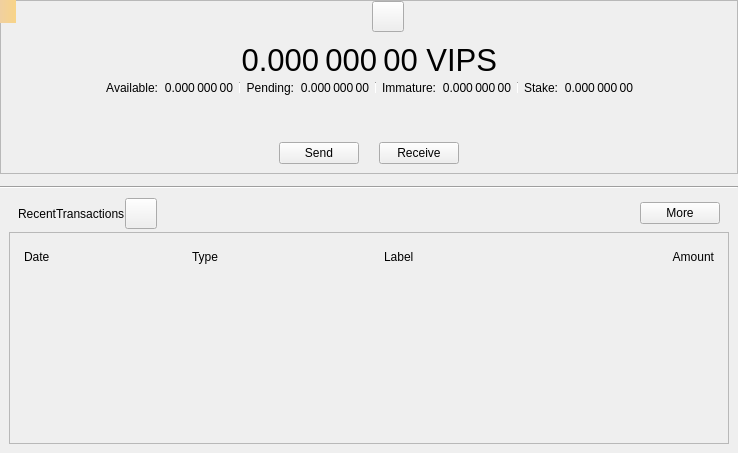
<?xml version="1.0" encoding="UTF-8"?>
<ui version="4.0">
 <class>OverviewPage</class>
 <widget class="QWidget" name="OverviewPage">
  <property name="geometry">
   <rect>
    <x>0</x>
    <y>0</y>
    <width>738</width>
    <height>453</height>
   </rect>
  </property>
  <property name="windowTitle">
   <string>Form</string>
  </property>
  <layout class="QVBoxLayout" name="verticalLayout_6">
   <property name="spacing">
    <number>0</number>
   </property>
   <property name="leftMargin">
    <number>0</number>
   </property>
   <property name="topMargin">
    <number>0</number>
   </property>
   <property name="rightMargin">
    <number>0</number>
   </property>
   <property name="bottomMargin">
    <number>0</number>
   </property>
   <item>
    <widget class="QFrame" name="frameBalances">
     <property name="frameShape">
      <enum>QFrame::StyledPanel</enum>
     </property>
     <property name="frameShadow">
      <enum>QFrame::Raised</enum>
     </property>
     <layout class="QVBoxLayout" name="verticalLayout_5">
      <property name="spacing">
       <number>0</number>
      </property>
      <property name="leftMargin">
       <number>0</number>
      </property>
      <property name="topMargin">
       <number>0</number>
      </property>
      <property name="rightMargin">
       <number>0</number>
      </property>
      <property name="bottomMargin">
       <number>0</number>
      </property>
      <item>
       <widget class="QWidget" name="widgetStatus" native="true">
        <layout class="QHBoxLayout" name="horizontalLayout_16">
         <property name="leftMargin">
          <number>0</number>
         </property>
         <property name="topMargin">
          <number>0</number>
         </property>
         <property name="rightMargin">
          <number>0</number>
         </property>
         <property name="bottomMargin">
          <number>0</number>
         </property>
         <item>
          <spacer name="horizontalSpacer_6">
           <property name="orientation">
            <enum>Qt::Horizontal</enum>
           </property>
           <property name="sizeHint" stdset="0">
            <size>
             <width>0</width>
             <height>20</height>
            </size>
           </property>
          </spacer>
         </item>
         <item>
          <widget class="QLabel" name="labelLogo">
           <property name="sizePolicy">
            <sizepolicy hsizetype="Fixed" vsizetype="Fixed">
             <horstretch>0</horstretch>
             <verstretch>0</verstretch>
            </sizepolicy>
           </property>
           <property name="minimumSize">
            <size>
             <width>32</width>
             <height>32</height>
            </size>
           </property>
          </widget>
         </item>
         <item>
          <widget class="QToolButton" name="labelWalletStatus">
           <property name="enabled">
            <bool>true</bool>
           </property>
           <property name="toolTip">
            <string>The displayed information may be out of date. Your wallet automatically synchronizes with the VIPSTARCOIN network after a connection is established, but this process has not completed yet.</string>
           </property>
           <property name="text">
            <string/>
           </property>
           <property name="icon">
            <iconset>
             <normaloff>:/icons/warning</normaloff>
             <disabledoff>:/icons/warning</disabledoff>:/icons/warning</iconset>
           </property>
           <property name="iconSize">
            <size>
             <width>24</width>
             <height>24</height>
            </size>
           </property>
           <property name="flat" stdset="0">
            <bool>false</bool>
           </property>
          </widget>
         </item>
         <item>
          <spacer name="horizontalSpacer_5">
           <property name="orientation">
            <enum>Qt::Horizontal</enum>
           </property>
           <property name="sizeHint" stdset="0">
            <size>
             <width>0</width>
             <height>20</height>
            </size>
           </property>
          </spacer>
         </item>
        </layout>
       </widget>
      </item>
      <item>
       <widget class="QWidget" name="widgetWallet" native="true">
        <layout class="QVBoxLayout" name="verticalLayout_2">
         <property name="spacing">
          <number>0</number>
         </property>
         <item>
          <widget class="QWidget" name="widgetTotal" native="true">
           <layout class="QHBoxLayout" name="horizontalLayout">
            <property name="leftMargin">
             <number>0</number>
            </property>
            <property name="topMargin">
             <number>0</number>
            </property>
            <property name="rightMargin">
             <number>0</number>
            </property>
            <property name="bottomMargin">
             <number>0</number>
            </property>
            <item>
             <spacer name="horizontalSpacer_7">
              <property name="orientation">
               <enum>Qt::Horizontal</enum>
              </property>
              <property name="sizeHint" stdset="0">
               <size>
                <width>0</width>
                <height>20</height>
               </size>
              </property>
             </spacer>
            </item>
            <item>
             <widget class="QLabel" name="labelTotal">
              <property name="font">
               <font>
                <pointsize>23</pointsize>
               </font>
              </property>
              <property name="cursor">
               <cursorShape>IBeamCursor</cursorShape>
              </property>
              <property name="toolTip">
               <string>Your current total balance</string>
              </property>
              <property name="text">
               <string notr="true">0.000 000 00 VIPS</string>
              </property>
              <property name="alignment">
               <set>Qt::AlignRight|Qt::AlignTrailing|Qt::AlignVCenter</set>
              </property>
              <property name="textInteractionFlags">
               <set>Qt::LinksAccessibleByMouse|Qt::TextSelectableByMouse</set>
              </property>
             </widget>
            </item>
            <item>
             <spacer name="horizontalSpacer_8">
              <property name="orientation">
               <enum>Qt::Horizontal</enum>
              </property>
              <property name="sizeHint" stdset="0">
               <size>
                <width>0</width>
                <height>20</height>
               </size>
              </property>
             </spacer>
            </item>
           </layout>
          </widget>
         </item>
         <item>
          <layout class="QHBoxLayout" name="horizontalLayout_13">
           <property name="leftMargin">
            <number>0</number>
           </property>
           <property name="topMargin">
            <number>0</number>
           </property>
           <property name="rightMargin">
            <number>0</number>
           </property>
           <property name="bottomMargin">
            <number>0</number>
           </property>
           <item>
            <spacer name="horizontalSpacer_9">
             <property name="orientation">
              <enum>Qt::Horizontal</enum>
             </property>
             <property name="sizeHint" stdset="0">
              <size>
               <width>40</width>
               <height>20</height>
              </size>
             </property>
            </spacer>
           </item>
           <item>
            <widget class="QWidget" name="widgetBalance" native="true">
             <layout class="QHBoxLayout" name="horizontalLayout_2">
              <property name="leftMargin">
               <number>0</number>
              </property>
              <property name="topMargin">
               <number>0</number>
              </property>
              <property name="rightMargin">
               <number>0</number>
              </property>
              <property name="bottomMargin">
               <number>0</number>
              </property>
              <item>
               <widget class="QLabel" name="labelBalanceText">
                <property name="text">
                 <string>Available:</string>
                </property>
                <property name="alignment">
                 <set>Qt::AlignRight|Qt::AlignTrailing|Qt::AlignVCenter</set>
                </property>
               </widget>
              </item>
              <item>
               <widget class="QLabel" name="labelBalance">
                <property name="cursor">
                 <cursorShape>IBeamCursor</cursorShape>
                </property>
                <property name="toolTip">
                 <string>Your current spendable balance</string>
                </property>
                <property name="text">
                 <string notr="true">0.000 000 00</string>
                </property>
                <property name="alignment">
                 <set>Qt::AlignRight|Qt::AlignTrailing|Qt::AlignVCenter</set>
                </property>
                <property name="textInteractionFlags">
                 <set>Qt::LinksAccessibleByMouse|Qt::TextSelectableByMouse</set>
                </property>
               </widget>
              </item>
             </layout>
            </widget>
           </item>
           <item>
            <widget class="QWidget" name="widgetPending" native="true">
             <layout class="QHBoxLayout" name="horizontalLayout_3">
              <property name="leftMargin">
               <number>6</number>
              </property>
              <property name="topMargin">
               <number>0</number>
              </property>
              <property name="rightMargin">
               <number>0</number>
              </property>
              <property name="bottomMargin">
               <number>0</number>
              </property>
              <item>
               <widget class="Line" name="vLine">
                <property name="maximumSize">
                 <size>
                  <width>1</width>
                  <height>12</height>
                 </size>
                </property>
                <property name="orientation">
                 <enum>Qt::Vertical</enum>
                </property>
               </widget>
              </item>
              <item>
               <widget class="QLabel" name="labelPendingText">
                <property name="text">
                 <string>Pending:</string>
                </property>
                <property name="alignment">
                 <set>Qt::AlignRight|Qt::AlignTrailing|Qt::AlignVCenter</set>
                </property>
               </widget>
              </item>
              <item>
               <widget class="QLabel" name="labelUnconfirmed">
                <property name="cursor">
                 <cursorShape>IBeamCursor</cursorShape>
                </property>
                <property name="toolTip">
                 <string>Total of transactions that have yet to be confirmed, and do not yet count toward the spendable balance</string>
                </property>
                <property name="text">
                 <string notr="true">0.000 000 00</string>
                </property>
                <property name="alignment">
                 <set>Qt::AlignRight|Qt::AlignTrailing|Qt::AlignVCenter</set>
                </property>
                <property name="textInteractionFlags">
                 <set>Qt::LinksAccessibleByMouse|Qt::TextSelectableByMouse</set>
                </property>
               </widget>
              </item>
             </layout>
            </widget>
           </item>
           <item>
            <widget class="QWidget" name="widgetImmature" native="true">
             <layout class="QHBoxLayout" name="horizontalLayout_4">
              <property name="leftMargin">
               <number>6</number>
              </property>
              <property name="topMargin">
               <number>0</number>
              </property>
              <property name="rightMargin">
               <number>0</number>
              </property>
              <property name="bottomMargin">
               <number>0</number>
              </property>
              <item>
               <widget class="Line" name="vLine_2">
                <property name="maximumSize">
                 <size>
                  <width>1</width>
                  <height>12</height>
                 </size>
                </property>
                <property name="orientation">
                 <enum>Qt::Vertical</enum>
                </property>
               </widget>
              </item>
              <item>
               <widget class="QLabel" name="labelImmatureText">
                <property name="text">
                 <string>Immature:</string>
                </property>
                <property name="alignment">
                 <set>Qt::AlignRight|Qt::AlignTrailing|Qt::AlignVCenter</set>
                </property>
               </widget>
              </item>
              <item>
               <widget class="QLabel" name="labelImmature">
                <property name="cursor">
                 <cursorShape>IBeamCursor</cursorShape>
                </property>
                <property name="toolTip">
                 <string>Mined balance that has not yet matured</string>
                </property>
                <property name="text">
                 <string notr="true">0.000 000 00</string>
                </property>
                <property name="alignment">
                 <set>Qt::AlignRight|Qt::AlignTrailing|Qt::AlignVCenter</set>
                </property>
                <property name="textInteractionFlags">
                 <set>Qt::LinksAccessibleByMouse|Qt::TextSelectableByMouse</set>
                </property>
               </widget>
              </item>
             </layout>
            </widget>
           </item>
           <item>
            <widget class="QWidget" name="widgetStake" native="true">
             <layout class="QHBoxLayout" name="horizontalLayout_7">
              <property name="leftMargin">
               <number>6</number>
              </property>
              <property name="topMargin">
               <number>0</number>
              </property>
              <property name="rightMargin">
               <number>0</number>
              </property>
              <property name="bottomMargin">
               <number>0</number>
              </property>
              <item>
               <widget class="Line" name="vLine_3">
                <property name="maximumSize">
                 <size>
                  <width>1</width>
                  <height>12</height>
                 </size>
                </property>
                <property name="orientation">
                 <enum>Qt::Vertical</enum>
                </property>
               </widget>
              </item>
              <item>
               <widget class="QLabel" name="labelStakeText">
                <property name="text">
                 <string>Stake:</string>
                </property>
                <property name="alignment">
                 <set>Qt::AlignRight|Qt::AlignTrailing|Qt::AlignVCenter</set>
                </property>
               </widget>
              </item>
              <item>
               <widget class="QLabel" name="labelStake">
                <property name="text">
                 <string>0.000 000 00</string>
                </property>
                <property name="alignment">
                 <set>Qt::AlignRight|Qt::AlignTrailing|Qt::AlignVCenter</set>
                </property>
                <property name="textInteractionFlags">
                 <set>Qt::LinksAccessibleByMouse|Qt::TextSelectableByMouse</set>
                </property>
               </widget>
              </item>
             </layout>
            </widget>
           </item>
           <item>
            <spacer name="horizontalSpacer_10">
             <property name="orientation">
              <enum>Qt::Horizontal</enum>
             </property>
             <property name="sizeHint" stdset="0">
              <size>
               <width>40</width>
               <height>20</height>
              </size>
             </property>
            </spacer>
           </item>
          </layout>
         </item>
        </layout>
       </widget>
      </item>
      <item>
       <widget class="QWidget" name="widgetTransaction" native="true">
        <layout class="QHBoxLayout" name="horizontalLayout_15">
         <property name="spacing">
          <number>20</number>
         </property>
         <property name="topMargin">
          <number>35</number>
         </property>
         <item>
          <spacer name="horizontalSpacer_15">
           <property name="orientation">
            <enum>Qt::Horizontal</enum>
           </property>
           <property name="sizeHint" stdset="0">
            <size>
             <width>0</width>
             <height>20</height>
            </size>
           </property>
          </spacer>
         </item>
         <item>
          <widget class="QtumPushButton" name="buttonSend">
           <property name="text">
            <string>Send</string>
           </property>
          </widget>
         </item>
         <item>
          <widget class="QtumPushButton" name="buttonReceive">
           <property name="text">
            <string>Receive</string>
           </property>
          </widget>
         </item>
         <item>
          <spacer name="horizontalSpacer_16">
           <property name="orientation">
            <enum>Qt::Horizontal</enum>
           </property>
           <property name="sizeHint" stdset="0">
            <size>
             <width>0</width>
             <height>20</height>
            </size>
           </property>
          </spacer>
         </item>
        </layout>
       </widget>
      </item>
     </layout>
    </widget>
   </item>
   <item>
    <spacer name="verticalSpacer_5">
     <property name="orientation">
      <enum>Qt::Vertical</enum>
     </property>
     <property name="sizeType">
      <enum>QSizePolicy::Fixed</enum>
     </property>
     <property name="sizeHint" stdset="0">
      <size>
       <width>20</width>
       <height>12</height>
      </size>
     </property>
    </spacer>
   </item>
   <item>
    <widget class="Line" name="hLine">
     <property name="orientation">
      <enum>Qt::Horizontal</enum>
     </property>
    </widget>
   </item>
   <item>
    <spacer name="verticalSpacer_4">
     <property name="orientation">
      <enum>Qt::Vertical</enum>
     </property>
     <property name="sizeType">
      <enum>QSizePolicy::Fixed</enum>
     </property>
     <property name="sizeHint" stdset="0">
      <size>
       <width>20</width>
       <height>0</height>
      </size>
     </property>
    </spacer>
   </item>
   <item>
    <widget class="QWidget" name="widgetRecent" native="true">
     <property name="sizePolicy">
      <sizepolicy hsizetype="Preferred" vsizetype="Expanding">
       <horstretch>0</horstretch>
       <verstretch>0</verstretch>
      </sizepolicy>
     </property>
     <layout class="QVBoxLayout" name="verticalLayout">
      <property name="spacing">
       <number>0</number>
      </property>
      <item>
       <widget class="QWidget" name="widgetListTransaction" native="true">
        <layout class="QVBoxLayout" name="verticalLayout_1">
         <property name="spacing">
          <number>0</number>
         </property>
         <property name="leftMargin">
          <number>0</number>
         </property>
         <property name="topMargin">
          <number>0</number>
         </property>
         <property name="rightMargin">
          <number>0</number>
         </property>
         <property name="bottomMargin">
          <number>0</number>
         </property>
         <item>
          <layout class="QHBoxLayout" name="horizontalLayout_6">
           <property name="leftMargin">
            <number>9</number>
           </property>
           <property name="rightMargin">
            <number>9</number>
           </property>
           <property name="bottomMargin">
            <number>3</number>
           </property>
           <item>
            <widget class="QLabel" name="labelRecentTransactions">
             <property name="text">
              <string>RecentTransactions</string>
             </property>
            </widget>
           </item>
           <item>
            <widget class="QToolButton" name="labelTransactionsStatus">
             <property name="enabled">
              <bool>true</bool>
             </property>
             <property name="toolTip">
              <string>The displayed information may be out of date. Your wallet automatically synchronizes with the VIPSTARCOIN network after a connection is established, but this process has not completed yet.</string>
             </property>
             <property name="text">
              <string/>
             </property>
             <property name="icon">
              <iconset>
               <normaloff>:/icons/warning</normaloff>
               <disabledoff>:/icons/warning</disabledoff>:/icons/warning</iconset>
             </property>
             <property name="iconSize">
              <size>
               <width>24</width>
               <height>24</height>
              </size>
             </property>
             <property name="flat" stdset="0">
              <bool>false</bool>
             </property>
            </widget>
           </item>
           <item>
            <spacer name="horizontalSpacer_3">
             <property name="orientation">
              <enum>Qt::Horizontal</enum>
             </property>
             <property name="sizeHint" stdset="0">
              <size>
               <width>0</width>
               <height>20</height>
              </size>
             </property>
            </spacer>
           </item>
           <item>
            <widget class="QPushButton" name="showMoreButton">
             <property name="text">
              <string>More</string>
             </property>
            </widget>
           </item>
          </layout>
         </item>
         <item>
          <layout class="QVBoxLayout" name="verticalLayout_3">
           <item>
            <widget class="QFrame" name="frameRecentTransactions">
             <property name="frameShape">
              <enum>QFrame::StyledPanel</enum>
             </property>
             <property name="frameShadow">
              <enum>QFrame::Raised</enum>
             </property>
             <layout class="QVBoxLayout" name="verticalLayout_8">
              <item>
               <widget class="QWidget" name="widget_header" native="true">
                <layout class="QHBoxLayout" name="horizontalLayout_5">
                 <property name="spacing">
                  <number>5</number>
                 </property>
                 <property name="leftMargin">
                  <number>5</number>
                 </property>
                 <property name="topMargin">
                  <number>5</number>
                 </property>
                 <property name="rightMargin">
                  <number>5</number>
                 </property>
                 <property name="bottomMargin">
                  <number>5</number>
                 </property>
                 <item>
                  <widget class="QLabel" name="labelDate">
                   <property name="text">
                    <string>Date</string>
                   </property>
                  </widget>
                 </item>
                 <item>
                  <widget class="QLabel" name="labelType">
                   <property name="text">
                    <string>Type</string>
                   </property>
                  </widget>
                 </item>
                 <item>
                  <spacer name="horizontalSpacer_2">
                   <property name="orientation">
                    <enum>Qt::Horizontal</enum>
                   </property>
                   <property name="sizeType">
                    <enum>QSizePolicy::Fixed</enum>
                   </property>
                   <property name="sizeHint" stdset="0">
                    <size>
                     <width>25</width>
                     <height>20</height>
                    </size>
                   </property>
                  </spacer>
                 </item>
                 <item>
                  <widget class="QLabel" name="labelAddress">
                   <property name="text">
                    <string>Label</string>
                   </property>
                  </widget>
                 </item>
                 <item>
                  <widget class="QLabel" name="labelAmount">
                   <property name="text">
                    <string>Amount</string>
                   </property>
                   <property name="alignment">
                    <set>Qt::AlignRight|Qt::AlignTrailing|Qt::AlignVCenter</set>
                   </property>
                  </widget>
                 </item>
                </layout>
               </widget>
              </item>
              <item>
               <widget class="QListView" name="listTransactions">
                <property name="styleSheet">
                 <string notr="true">QListView { background: transparent; }</string>
                </property>
                <property name="frameShape">
                 <enum>QFrame::NoFrame</enum>
                </property>
                <property name="verticalScrollBarPolicy">
                 <enum>Qt::ScrollBarAlwaysOff</enum>
                </property>
                <property name="horizontalScrollBarPolicy">
                 <enum>Qt::ScrollBarAlwaysOff</enum>
                </property>
               </widget>
              </item>
             </layout>
            </widget>
           </item>
          </layout>
         </item>
        </layout>
       </widget>
      </item>
     </layout>
    </widget>
   </item>
  </layout>
  <widget class="QLabel" name="labelAlerts">
   <property name="geometry">
    <rect>
     <x>0</x>
     <y>0</y>
     <width>16</width>
     <height>23</height>
    </rect>
   </property>
   <property name="visible">
    <bool>false</bool>
   </property>
   <property name="styleSheet">
    <string notr="true">QLabel { background-color: qlineargradient(x1: 0, y1: 0, x2: 1, y2: 0, stop:0 #F0D0A0, stop:1 #F8D488); color:#000000; }</string>
   </property>
   <property name="wordWrap">
    <bool>true</bool>
   </property>
   <property name="margin">
    <number>3</number>
   </property>
   <property name="textInteractionFlags">
    <set>Qt::TextSelectableByMouse</set>
   </property>
  </widget>
 </widget>
 <customwidgets>
  <customwidget>
   <class>QtumPushButton</class>
   <extends>QPushButton</extends>
   <header>qt/qtumpushbutton.h</header>
  </customwidget>
 </customwidgets>
 <resources/>
 <connections/>
</ui>
